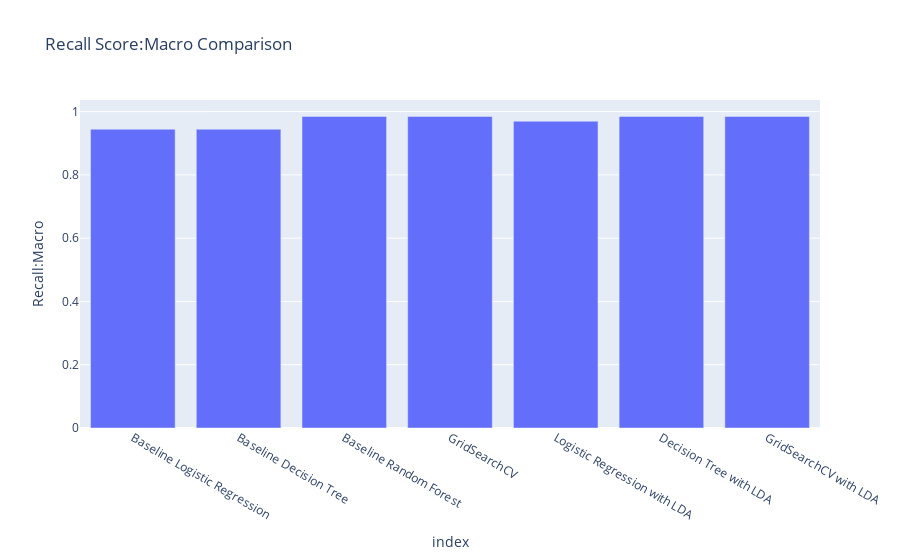

This figure's notebook cell:
### Code cell
fig = px.bar(df_model_compare, x=df_model_compare.index, y='Recall:Macro', title='Recall Score:Macro Comparison')
fig.show()

### Figure 1 — Plotly figure (JSON) as saved in the notebook; plotly's stock layout.template omitted (floating-point values rounded to 4 significant figures)
{"data": [{"alignmentgroup": "True", "hovertemplate": "index=%{x}<br>Recall:Macro=%{y}<extra></extra>", "legendgroup": "", "marker": {"color": "#636efa"}, "name": "", "offsetgroup": "", "orientation": "v", "showlegend": false, "textposition": "auto", "type": "bar", "x": ["Baseline Logistic Regression", "Baseline Decision Tree", "Baseline Random Forest", "GridSearchCV", "Logistic Regression with LDA", "Decision Tree with LDA", "GridSearchCV with LDA"], "xaxis": "x", "y": ["0.9444", "0.9444", 0.9848, 0.9848, 0.9697, 0.9848, 0.9848], "yaxis": "y"}], "layout": {"barmode": "relative", "legend": {"tracegroupgap": 0}, "title": {"text": "Recall Score:Macro Comparison"}, "xaxis": {"anchor": "y", "domain": [0, 1], "title": {"text": "index"}}, "yaxis": {"anchor": "x", "domain": [0, 1], "title": {"text": "Recall:Macro"}}}}
